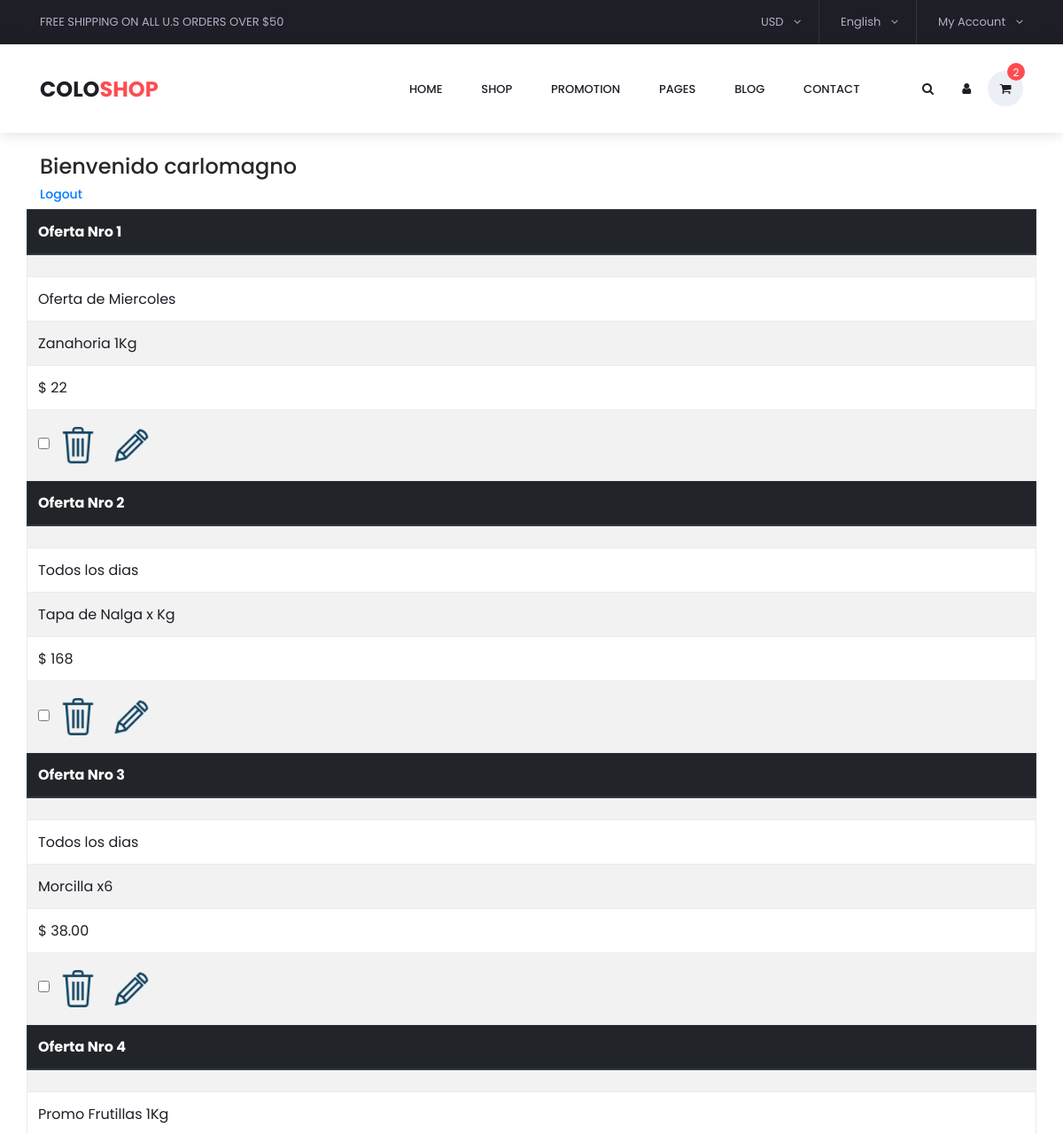
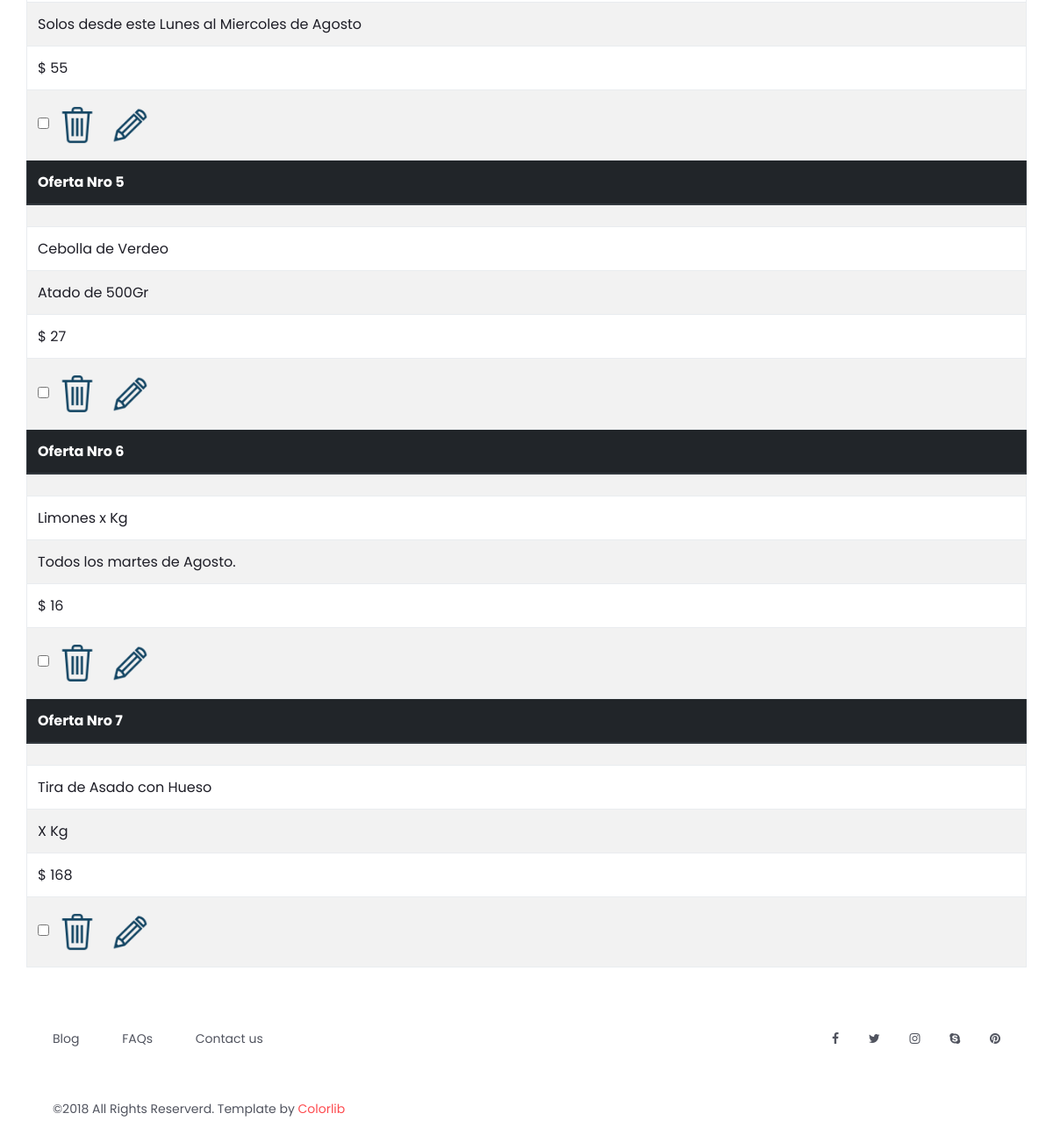
Screenshot of /usuario.php (signed in) with the database file from the repository (2 pictures, top to bottom).
### tables this page shows
CREATE TABLE `usuarios` (
  `id_usuarios` int(11) NOT NULL,
  `nombre_usuario` varchar(45) DEFAULT NULL,
  `password` varchar(200) DEFAULT NULL,
  `id_negocio` varchar(45) DEFAULT NULL,
  `id_oferta` varchar(45) DEFAULT NULL,
  `username` varchar(45) DEFAULT NULL,
  `email` varchar(45) DEFAULT NULL,
  `cant_ofertas` int(11) DEFAULT NULL
);

CREATE TABLE `ofertas` (
  `id_ofertas` int(11) NOT NULL,
  `id_usuario` varchar(45) DEFAULT NULL,
  `id_categoria` int(11) DEFAULT NULL,
  `linea1` varchar(45) DEFAULT NULL,
  `linea2` varchar(45) DEFAULT NULL,
  `precio` varchar(45) DEFAULT NULL,
  `foto` varchar(145) DEFAULT NULL
);

### controller/conexion.php (called while the page is built, shortened)
<?php
class Conexion
{
	public static function conectar()
	{
		try
		{
		  $conexion = new PDO("mysql:host=" . HOST . ";dbname=" . AHORRO, USER, PASS);
		  $conexion->exec("set names utf8");
		  return $conexion;
		}
		catch (PDOException $ex){
			echo $ex->getMessage();
		}
	}
}

### session.php (called while the page is built, shortened)
<?php
if(!empty($_SESSION['id_usuarios']))
{
	$session_uid=$_SESSION['id_usuarios'];
	include('controller/usuarioController.php');
	$usuario = new usuarioController();
}

### controller/usuarioController.php (called while the page is built, shortened)
<?php
require_once 'conexion.php';
class usuarioController{
	private  $conexion;
	public function __construct()
	{
		$this->conexion = Conexion::conectar();
	}
	public function userDetails($id_usuarios)
	{
		try{
			$query = "SELECT id_ofertas, email, username, nombre_usuario, linea1 , linea2, precio, foto
			FROM usuarios
			INNER JOIN ofertas
			ON usuarios.id_usuarios= ofertas.id_usuario
			WHERE usuarios.id_usuarios =:ID";
			$stmt = $this->conexion->prepare($query);
			$stmt->bindParam("ID", $id_usuarios,PDO::PARAM_INT);
			$stmt->execute();
			$data = $stmt->fetchAll();
			return $data;
		}
		catch(PDOException $e) {
			echo '{"error":{"text":'. $e->getMessage() .'}}';
		}
	}
}

### usuario.php (the view, shortened to what this page needs)
<?php
	include('session.php');
$userDetails=$usuario->userDetails($session_uid);
?>
<!DOCTYPE html>
<html lang="en">
<head>
<link rel="stylesheet" type="text/css" href="styles/bootstrap4/bootstrap.min.css">
<link href="plugins/font-awesome-4.7.0/css/font-awesome.min.css" rel="stylesheet" type="text/css">
<link rel="stylesheet" type="text/css" href="plugins/OwlCarousel2-2.2.1/owl.carousel.css">
<link rel="stylesheet" type="text/css" href="plugins/OwlCarousel2-2.2.1/owl.theme.default.css">
<link rel="stylesheet" type="text/css" href="plugins/OwlCarousel2-2.2.1/animate.css">
<link rel="stylesheet" href="plugins/themify-icons/themify-icons.css">
<link rel="stylesheet" type="text/css" href="plugins/jquery-ui-1.12.1.custom/jquery-ui.css">
<link rel="stylesheet" type="text/css" href="styles/contact_styles.css">
<link rel="stylesheet" type="text/css" href="styles/contact_responsive.css">
</head>
<body>
<div class="super_container">
	<header class="header trans_300">
		<div class="top_nav">
			<div class="container">
				<div class="row">
					<div class="col-md-6">
						<div class="top_nav_left">free shipping on all u.s orders over $50</div>
					</div>
					<div class="col-md-6 text-right">
						<div class="top_nav_right">
							<ul class="top_nav_menu">
								<li class="currency">
									<a href="#">
										usd
										<i class="fa fa-angle-down"></i>
									</a>
								</li>
								<li class="language">
									<a href="#">
										English
										<i class="fa fa-angle-down"></i>
									</a>
								</li>
								<li class="account">
									<a href="#">
										My Account
										<i class="fa fa-angle-down"></i>
									</a>
								</li>
							</ul>
						</div>
					</div>
				</div>
			</div>
		</div>
		<div class="main_nav_container">
			<div class="container">
				<div class="row">
					<div class="col-lg-12 text-right">
						<div class="logo_container">
							<a href="#">colo<span>shop</span></a>
						</div>
						<nav class="navbar">
							<ul class="navbar_menu">
								<li><a href="index.html">home</a></li>
								<li><a href="#">shop</a></li>
								<li><a href="#">promotion</a></li>
								<li><a href="#">pages</a></li>
								<li><a href="#">blog</a></li>
								<li><a href="contact.html">contact</a></li>
							</ul>
							<ul class="navbar_user">
								<li><a href="#"><i class="fa fa-search" aria-hidden="true"></i></a></li>
								<li><a href="#"><i class="fa fa-user" aria-hidden="true"></i></a></li>
								<li class="checkout">
									<a href="#">
										<i class="fa fa-shopping-cart" aria-hidden="true"></i>
										<span id="checkout_items" class="checkout_items">2</span>
									</a>
								</li>
							</ul>
						</nav>
					</div>
				</div>
			</div>
		</div>
	</header>
	<div class="fs_menu_overlay"></div>
	<div class="container contact_container">
		<div class="row">
			<div class="col">
			</div>
		</div>
		<div class="row">
			<div class="col">
		<h4>Bienvenido <?php echo $userDetails[0]['nombre_usuario'] ?></h4>
		<h6><a href="<?php echo BASE_URL; ?>logout.php">Logout</a></h6>
			</div>
		</div>
		<div class="row">
			<div class="table-responsive"">
			<table class="table table-bordered table-striped">
				<?php $cantidad = 1; foreach ($userDetails as $key => $value) { ?>
				 <thead class="thead-dark">
				    <tr>
				      <th scope="col">Oferta Nro <?=$cantidad?></th>
				    </tr>
				  </thead>
				<tr>
						<td ><img style="max-width: 20%;" src="<?=$value['foto']?>" alt="" ></td>
					</tr>
					<tr>
						<td><?=$value['linea1']?></td>
					</tr>
					<tr>
						<td><?=$value['linea2']?></td>
					</tr>
					<tr>
						<td>$ <?=$value['precio']?></td>
					</tr>
					<tr>
						<td>
							<input type="checkbox">
							<a href=""><img style="max-width: 5%;" src="images/iconos/delete.png" title = "Borrar" alt=""></a>
							<a href=""><img style="max-width: 5%;" src="images/iconos/modificar.png" title="Modificar" alt=""></a>
						</td>
					</tr>
				<?php  $cantidad++; } ?>
			</table>
		</div>
			</div>
	<footer class="footer">
		<div class="container">
			<div class="row">
				<div class="col-lg-6">
					<div class="footer_nav_container d-flex flex-sm-row flex-column align-items-center justify-content-lg-start justify-content-center text-center">
						<ul class="footer_nav">
							<li><a href="#">Blog</a></li>
							<li><a href="#">FAQs</a></li>
							<li><a href="contact.html">Contact us</a></li>
						</ul>
					</div>
				</div>
				<div class="col-lg-6">
					<div class="footer_social d-flex flex-row align-items-center justify-content-lg-end justify-content-center">
						<ul>
							<li><a href="#"><i class="fa fa-facebook" aria-hidden="true"></i></a></li>
							<li><a href="#"><i class="fa fa-twitter" aria-hidden="true"></i></a></li>
							<li><a href="#"><i class="fa fa-instagram" aria-hidden="true"></i></a></li>
							<li><a href="#"><i class="fa fa-skype" aria-hidden="true"></i></a></li>
							<li><a href="#"><i class="fa fa-pinterest" aria-hidden="true"></i></a></li>
						</ul>
					</div>
				</div>
			</div>
			<div class="row">
				<div class="col-lg-12">
					<div class="footer_nav_container">
						<div class="cr">©2018 All Rights Reserverd. Template by <a href="#">Colorlib</a></div>
					</div>
				</div>
			</div>
		</div>
	</footer>
</div>
</body>
</html>

### rows the page displays
usuarios: nombre_usuario "carlomagno"
ofertas: linea1 "Oferta de Miercoles", linea2 "Zanahoria 1Kg", precio "22"
ofertas: linea1 "Todos los dias", linea2 "Tapa de Nalga x Kg", precio "168"
ofertas: linea1 "Todos los dias", linea2 "Morcilla x6", precio "38.00"
ofertas: linea1 "Promo Frutillas 1Kg", linea2 "Solos desde este Lunes al Miercoles de Agosto", precio "55"
ofertas: linea1 "Cebolla de Verdeo", linea2 "Atado de 500Gr", precio "27"
ofertas: linea1 "Limones x Kg", linea2 "Todos los martes de Agosto.", precio "16"
ofertas: linea1 "Tira de Asado con Hueso", linea2 "X Kg", precio "168"
